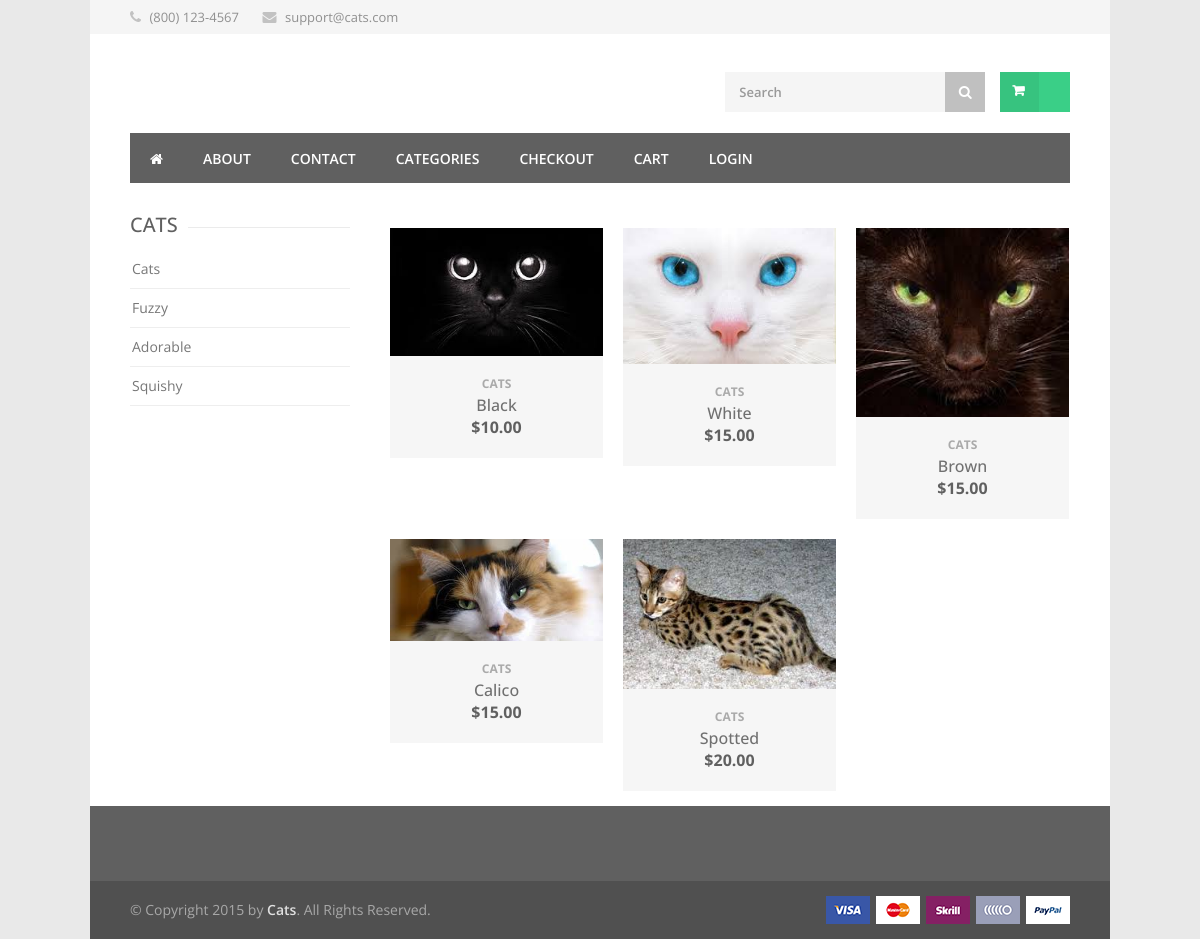
The page /categories on the database as committed earlier.
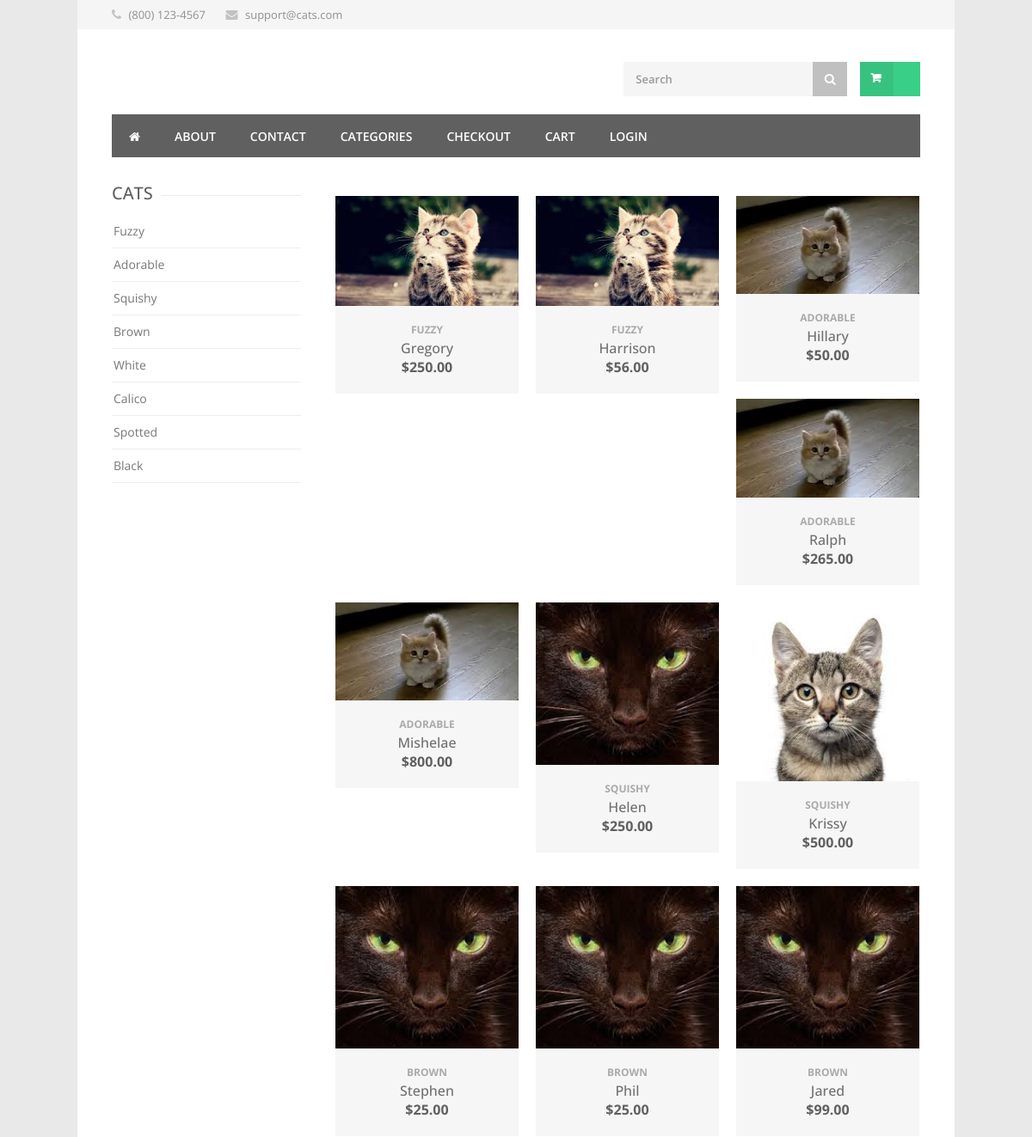
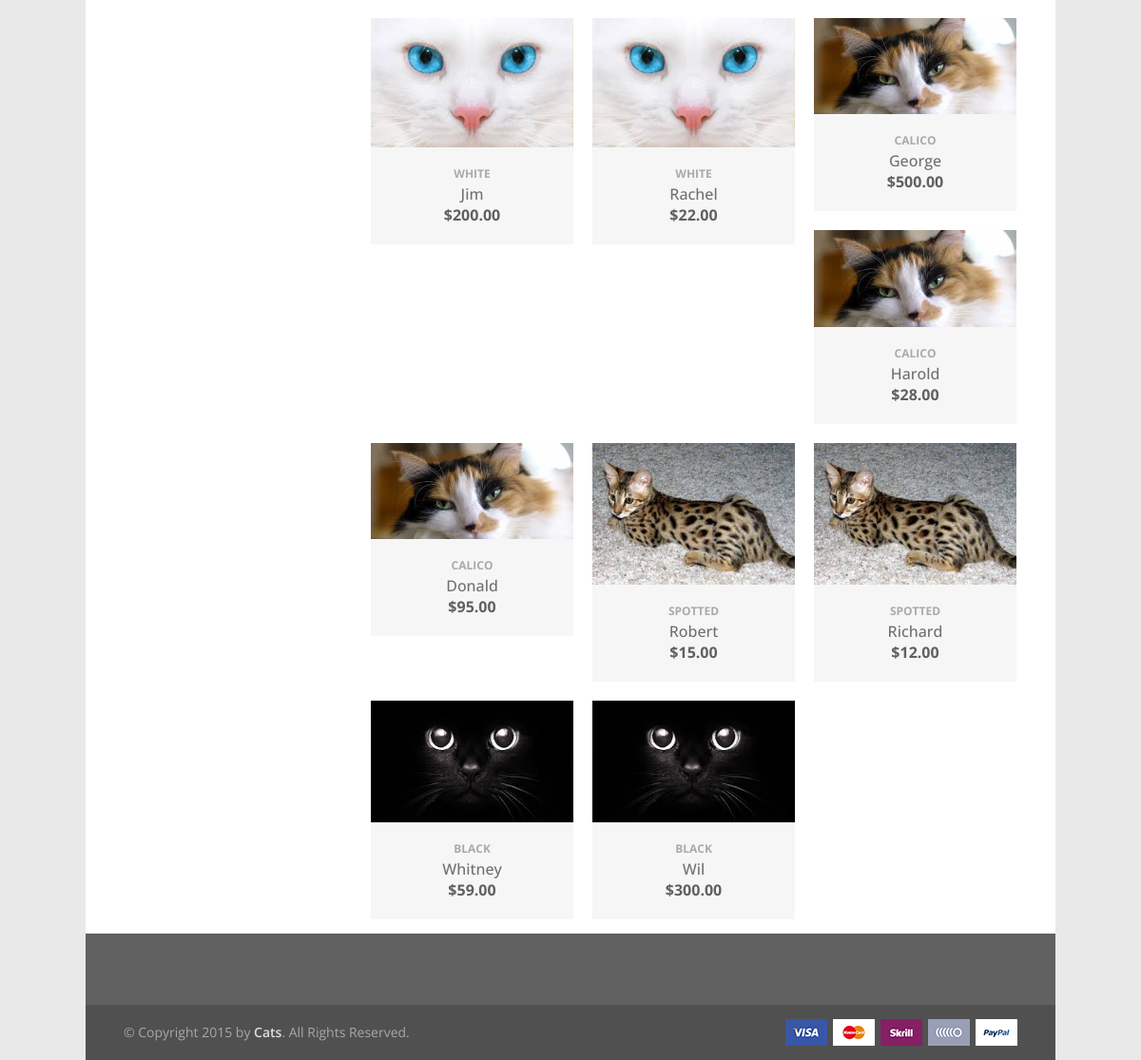
The same page on the database as committed later (2 pictures, top to bottom).
### polls/models.py (models this page shows)
class Category(models.Model):
	description = models.CharField(max_length=20)
	def __unicode__(self):
		return self.description

class Item(models.Model):
	price = models.IntegerField(default=0)
	description = models.CharField(max_length=20)
	category = models.ForeignKey(Category)
	picture = models.CharField(max_length=50)
	def __unicode__(self):
		return self.description

### polls/views.py (the view)
# urls.py: url(r'^categories$', views.categories, name="categories"),
def categories(request):
	title = "Categories";
	name = "Adam";
	c = Category.objects.all();
	i = Item.objects.all();
	myVars = []
	for x in c:
		myVars.append({"Category": x, "Items": i.filter(category=x)})
	context = {'pageVars': myVars}
	return render(request, 'categories.html', context);

### polls/templates/categories.html (shortened to what this page needs)
{% include "head.html" %}
{% load staticfiles %}
<div class="container">
	<div class="four columns">
		<div class="widget margin-top-0">
			<h3 class="headline">Cats</h3><span class="line"></span><div class="clearfix"></div>
			<ul id="categories">
				{% for i in pageVars %}
					<li><a href="#">{{ i.Category }}</a>
					</li>
				{% endfor %}
			</ul>
			<div class="clearfix"></div>
		</div>
	</div>
	<div class="twelve columns products">
		{% for c in pageVars %}
			{% for item in c.Items %}
				<div class="four shop columns">
					<figure class="product">
						<div class="mediaholder">
							<a href="{% url 'polls:details' %}/{{ item.id }}">
								<img alt="" src="{% static '' %}{{ item.picture}}.jpg"/>
							</a>
						</div>
						<a href="{% url 'polls:details' %}/{{ item.id }}">
							<section>
								<span class="product-category">{{ c.Category }}</span>
								<h5>{{ item }}</h5>
								<span class="product-price">${{ item.price }}.00</span>
							</section>
						</a>
					</figure>
				</div>
			{% endfor %}
		{% endfor %}
		<div class="clearfix"></div>
	</div>
</div>
{% include "foot.html" %}

### polls/templates/head.html (shortened to what this page needs)
<!DOCTYPE html>
<html lang="en">
<head>
{% load staticfiles %}
<link rel="stylesheet" type="text/css" href="{% static 'polls/css/style.css' %}">
<link rel="stylesheet" href="{% static 'polls/css/colors/green.css' %}" id="colors">
</head>
<body class="boxed">
<div id="wrapper">
<div id="top-bar">
	<div class="container">
		<div class="ten columns">
			<ul class="top-bar-menu">
				<li><i class="fa fa-phone"></i> (800) 123-4567</li>
				<li><i class="fa fa-envelope"></i> <a href="#">support@cats.com</a></li>
			</ul>
		</div>
	</div>
</div>
<div class="container">
	<div class="four columns">
			<div id="logo">
				<h1>&nbsp;</h1>
			</div>
	</div>
	<div class="twelve columns">
	</div>
	<div class="twelve columns">
		<div id="cart">
			<div class="cart-btn">
				<a href="#" class="button adc">&nbsp;</a>
			</div>
		</div>
		<nav class="top-search">
			<form action="#" method="get">
				<button><i class="fa fa-search"></i></button>
				<input class="search-field" type="text" placeholder="Search" value=""/>
			</form>
		</nav>
	</div>
</div>
<div class="container">
	<div class="sixteen columns">
		<nav id="navigation">
			<ul class="menu" id="responsive">
				<li><a href="{% url 'polls:home' %}"><i class="fa fa-home"></i></a></li>
				<li><a href="{% url 'polls:about' %}">about</a></li>
				<li><a href="{% url 'polls:contact' %}">contact</a></li>
				<li><a href="{% url 'polls:categories' %}">categories</a></li>
				<li><a href="{% url 'polls:checkout' %}">checkout</a></li>
				<li><a href="{% url 'polls:cart' %}">cart</a></li>
				<li><a href="{% url 'polls:login' %}">login</a></li>
			</ul>
		</nav>
	</div>
</div>

### polls/templates/foot.html (shortened to what this page needs)
{% load staticfiles %}
<div id="footer">
</div>
<div id="footer-bottom">
	<div class="container">
		<div class="eight columns">© Copyright 2015 by <a href="#">Cats</a>. All Rights Reserved.</div>
		<div class="eight columns">
			<ul class="payment-icons">
				<li><img src="{% static 'polls/images/visa.png' %}" alt="" /></li>
				<li><img src="{% static 'polls/images/mastercard.png' %}" alt="" /></li>
				<li><img src="{% static 'polls/images/skrill.png' %}" alt="" /></li>
				<li><img src="{% static 'polls/images/moneybookers.png' %}" alt="" /></li>
				<li><img src="{% static 'polls/images/paypal.png' %}" alt="" /></li>
			</ul>
		</div>
	</div>
</div>
</div>
</body>
</html>

### polls/static/polls/css/colors/green.css (style rules this page uses)
.top-search button:hover, .cart-buttons a, .cart-buttons a.checkout, .menu > li:hover .current, .menu > li.sfHover .current, .menu > li:hover, .menu > li.sfHover, li.dropdown ul li a:hover, #jPanelMenu-menu li a:hover, input[type="button"], input[type="submit"], a.button, a.button.color, a.button.dark:hover, a.button.gray:hover, .icon-box:hover span, .tp-leftarrow:hover, .tp-rightarrow:hover, .sb-navigation-left:hover, .sb-navigation-right:hover, .product-discount, .newsletter-btn, #categories li a:hover, #categories li a.active, .flexslider .flex-prev:hover, .flexslider .flex-next:hover, .rsDefault .rsArrowIcn:hover, .hover-icon, #backtotop a:hover, #filters a:hover, #filters a.selected { background-color: #3acf87; }
a, .happy-clients-author, #categories li li a.active span, #categories li li a.active, #additional-menu ul li a:hover, #additional-menu ul li a:hover span, .mega a:hover, .mega ul li p a, #not-found i, .dropcap, .list-1.color li:before, .list-2.color li:before, .list-3.color li:before, .list-4.color li:before, .comment-by span.reply a:hover, .comment-by span.reply a:hover i, #categories li ul li a:hover span, #categories li ul li a:hover, table .cart-title a:hover, .st-val a:hover, .meta a:hover { color: #3acf87; }

### polls/static/polls/css/base.css (style rules this page uses)
html, body, div, span, applet, object, iframe, h1, h2, h3, h4, h5, h6, p, blockquote, pre, a, abbr, acronym, address, big, cite, code, del, dfn, em, img, ins, kbd, q, s, samp, small, strike, strong, sub, sup, tt, var, b, u, i, center, dl, dt, dd, ol, ul, li, fieldset, form, label, legend, table, caption, tbody, tfoot, thead, tr, th, td, article, aside, canvas, details, embed, figure, figcaption, footer, header, hgroup, menu, nav, output, ruby, section, summary, time, mark, audio, video { margin: 0; padding: 0; border: 0; font-size: 100%; font: inherit; vertical-align: baseline; }
article, aside, details, figcaption, figure, footer, header, hgroup, menu, nav, section { display: block; }
body { line-height: 1; }
ol, ul { list-style: none; }
body { background: #fff; font-size: 14px; line-height: 24px; color: #888; -webkit-font-smoothing: antialiased; -webkit-text-size-adjust: 100%; }
#wrapper { padding: 0; background-color: #fff; }
body.boxed { margin: 0 auto; background: #e9e9e9; }
body, h1, h2, h3, h4, h5, h6, input[type="button"], input[type="submit"], input[type="text"], input[type="password"], input[type="email"], textarea, select, button { font-family: "Open Sans", "HelveticaNeue", "Helvetica Neue", Helvetica, Arial, sans-serif; }
#wrapper img { height: auto; max-width: 100%; }
img, object, video { height: auto; display:block; }
img { width: auto; border: 0; -ms-interpolation-mode: bicubic; }
.margin-top-0 { margin-top: 0 !important; }
h1, h2, h3, h4, h5, h6 { color: #606060; font-weight: 500; }
h1 { font-size: 28px; line-height: 50px; }
h3 { font-size: 20px; line-height: 34px; }
h5 { font-size: 16px; line-height: 24px; }
a { color: #3acf87; text-decoration: none; outline: 0; -webkit-transition: color 0.2s ease-in-out; -moz-transition: color 0.2s ease-in-out; -o-transition: color 0.2s ease-in-out; -transition: color 0.2s ease-in-out; }
ul, ol { margin: 0; }
ul { list-style: none outside; }
li { line-height: 18px; }
input[type="text"], input[type="password"], input[type="email"], textarea, select { padding: 10px 12px; outline: none; font-size: 13px; color: #999; margin: 0; max-width: 100%; display: block; background: #f5f5f5; border: 1px solid #f5f5f5; font-weight: 600; }
input { -webkit-transition: all 0.1s ease-in-out; -moz-transition: all 0.1s ease-in-out; -o-transition: all 0.1s ease-in-out; -ms-transition: all 0.1s ease-in-out; transition: all 0.1s ease-in-out; }

Rows that differ between the two databases and show on the page:
removed Category: Category "Cats", Category "CATS"
removed Item: picture (picture), description "Black", price "10"
removed Item: picture (picture), description "White", price "15"
removed Item: picture (picture), description "Brown", price "15"
removed Item: picture (picture), description "Calico", price "15"
removed Item: picture (picture), description "Spotted", price "20"
added Category: Category "Brown", Category "BROWN"
added Category: Category "White", Category "WHITE"
added Category: Category "Calico", Category "CALICO"
added Category: Category "Spotted", Category "SPOTTED"
added Category: Category "Black", Category "BLACK"
added Item: picture (picture), {{ c.Category }} "FUZZY", description "Gregory", price "250", shown under Category "Fuzzy"
added Item: picture (picture), {{ c.Category }} "FUZZY", description "Harrison", price "56", shown under Category "Fuzzy"
added Item: picture (picture), {{ c.Category }} "ADORABLE", description "Hillary", price "50", shown under Category "Adorable"
added Item: picture (picture), {{ c.Category }} "ADORABLE", description "Ralph", price "265", shown under Category "Adorable"
added Item: picture (picture), {{ c.Category }} "ADORABLE", description "Mishelae", price "800", shown under Category "Adorable"
added Item: picture (picture), {{ c.Category }} "SQUISHY", description "Helen", price "250", shown under Category "Squishy"
added Item: picture (picture), {{ c.Category }} "SQUISHY", description "Krissy", price "500", shown under Category "Squishy"
added Item: picture (picture), description "Stephen", price "25"
added Item: picture (picture), description "Phil", price "25"
added Item: picture (picture), description "Jared", price "99"
added Item: picture (picture), description "Jim", price "200"
added Item: picture (picture), description "Rachel", price "22"
added Item: picture (picture), description "George", price "500"
added Item: picture (picture), description "Harold", price "28"
added Item: picture (picture), description "Donald", price "95"
added Item: picture (picture), description "Robert", price "15"
added Item: picture (picture), description "Richard", price "12"
added Item: picture (picture), description "Whitney", price "59"
added Item: picture (picture), description "Wil", price "300"
